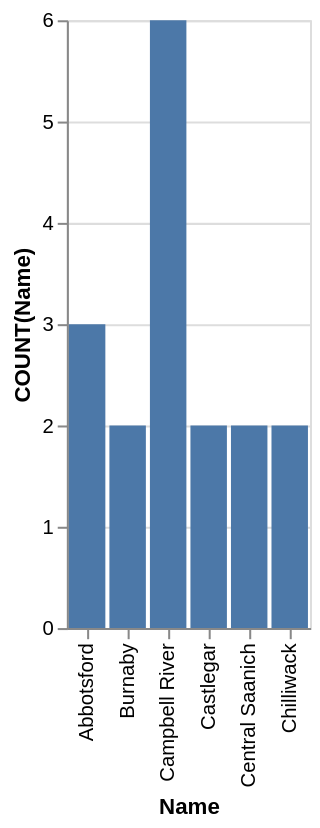

Describe this chart as a Vega-Lite specification.
### Vega-Lite specification from a JSON file in a GitHub repository (floating-point values rounded to 4 significant figures)
{"data": {"values": [{"x_data": "Abbotsford", "y_data": 3}, {"x_data": "Burnaby", "y_data": 2}, {"x_data": "Campbell River", "y_data": 6}, {"x_data": "Castlegar", "y_data": 2}, {"x_data": "Central Saanich", "y_data": 2}, {"x_data": "Chilliwack", "y_data": 2}]}, "mark": "bar", "encoding": {"x": {"field": "x_data", "type": "nominal", "title": "Name", "sort": "ascending"}, "y": {"field": "y_data", "type": "quantitative", "title": "COUNT(Name)"}}}
